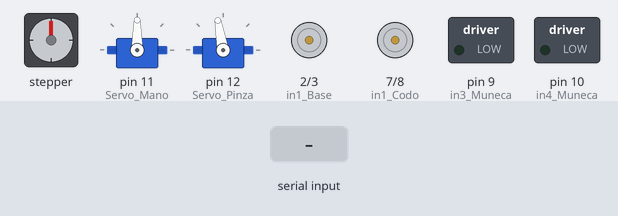
A sketch run on a simulated Arduino Uno, built with avr-gcc and run on an emulated ATmega328P. On the bench: stepper motor, 2 × servo, motor-driver pin pairs drawn as motors (green arrow = first pin HIGH = forward, orange = second pin HIGH = backward, longer = more drive), switched loads named in the sketch (green lamp = pin HIGH). Wiring (inferred from the names in the program): stepper motor driver (200 steps per turn assumed): step pin 4; direction pin 5; enable pin 6. The test bench sets the inputs (shaded band). Pins used as bus, display or sensor lines are not drawn.

Above: at 1.2 s.
1.3 s: "a" received over Serial
At 2.2 s:
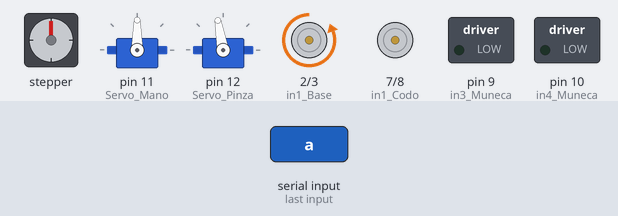
2.8 s: byte 107 ('k') received over Serial
At 3.3 s:
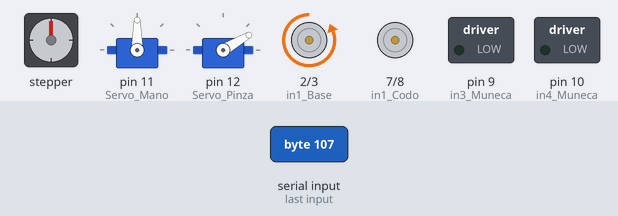
4.3 s: byte 115 ('s') received over Serial
At 5.5 s:
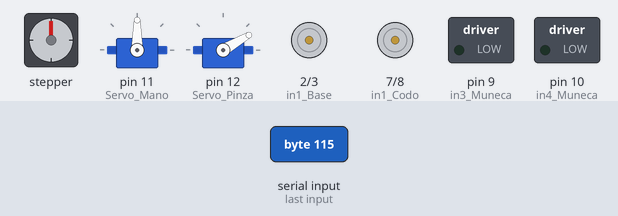
5.8 s: "b" received over Serial
At 6.8 s:
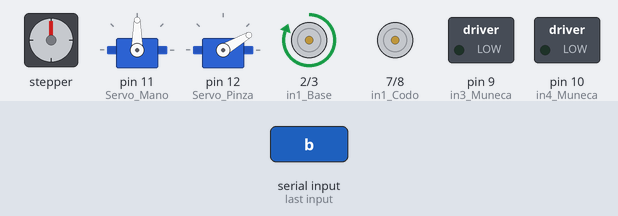
7.3 s: byte 108 ('l') received over Serial
At 8.0 s:
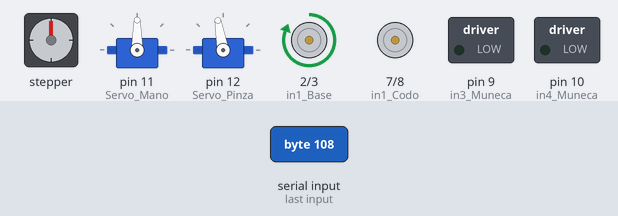
8.8 s: "e" received over Serial
At 9.1 s:
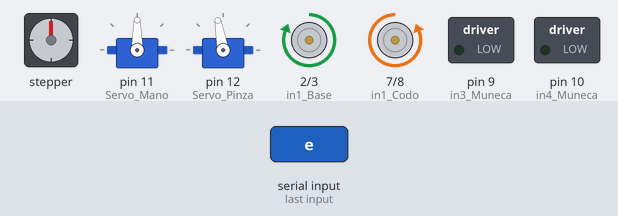
Timing chart, 0 to 11.3 s (numbered marks = the images above; inputs shaded):
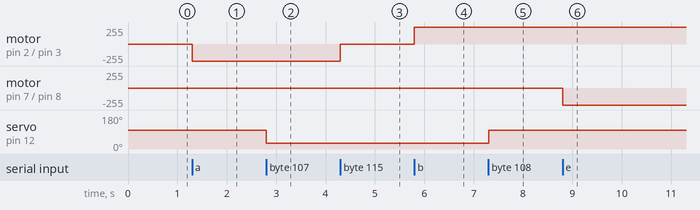

The sketch:

Control_Movil_Brazo_Robot.ino
```cpp
//Luis Fernando Arellano Zaragoza 27/05/22
//UdeG Space
#include <Servo.h>
//Base
int in1_Base = 2;    //Pin que controla el sentido
int in2_Base = 3;    //Pin que controla el sentido
//Hombro
int PUL=4;           //Pin para la señal de pulso
int DIR=5;           //define Direction pin
int EN=6;            //define Enable Pin
//Codo
int in1_Codo = 7;    //Pin que controla el sentido
int in2_Codo = 8;    //Pin que controla el sentido
//Muñeca
int in3_Muneca = 9;  //Pin que controla el sentido
int in4_Muneca = 10;  //Pin que controla el sentido
//Mano
Servo Servo_Mano;     //Servomotor Mano
//Pinza
Servo Servo_Pinza;     //Servomotor Pinza
int estado = 'l';

void setup() {
Serial.begin(9600);
//Motor Base
pinMode(in1_Base, OUTPUT);
pinMode(in2_Base, OUTPUT);
//Motor Hombro
pinMode (PUL, OUTPUT);
pinMode (DIR, OUTPUT);
pinMode (EN, OUTPUT);
digitalWrite(EN,HIGH);
//Motor Codo
pinMode(in1_Codo, OUTPUT);
pinMode(in2_Codo, OUTPUT);
//Muñeca
pinMode(in3_Muneca, OUTPUT);
pinMode(in4_Muneca, OUTPUT);
//Mano
Servo_Mano.attach(11);
//Pinza
Servo_Pinza.attach(12);
}

void loop() {
  if(Serial.available()>0){      //Lee el bluetooth y almacena en estado
    estado = Serial.read();
  }
  //Motor Base
  if(estado=='a'){               //Boton Izquierda
  digitalWrite(in1_Base, LOW);
  digitalWrite(in2_Base, HIGH);
  }
  if(estado=='b'){               //Boton Derecha
  digitalWrite(in1_Base, HIGH);
  digitalWrite(in2_Base, LOW);
  }
  //Motor Hombro
  if(estado=='c'){               //Boton Arriba
  digitalWrite(DIR,HIGH);
  for (int i=0; i<80; i++)
  {
    digitalWrite(PUL,HIGH);
    delayMicroseconds(600);
    digitalWrite(PUL,LOW);
    delayMicroseconds(600);
  }
  }
  if(estado=='d'){               //Boton Abajo
  digitalWrite(DIR,LOW);
  for (int i=0; i<80; i++)
  {
    digitalWrite(PUL,HIGH);
    delayMicroseconds(600);
    digitalWrite(PUL,LOW);
    delayMicroseconds(600);
  }
  }
  //Motor codo
  if(estado=='e'){               //Boton Arriba
  digitalWrite(in1_Codo, LOW);
  digitalWrite(in2_Codo, HIGH);
  }
  if(estado=='f'){               //Boton Abajo
  digitalWrite(in1_Codo, HIGH);
  digitalWrite(in2_Codo, LOW);
  }
  //Motor Muñeca
  if(estado=='g'){               //Boton Arriba
  digitalWrite(in3_Muneca, LOW);
  digitalWrite(in4_Muneca, HIGH);
  }
  if(estado=='h'){               //Boton Abajo
  digitalWrite(in3_Muneca, HIGH);
  digitalWrite(in4_Muneca, LOW);
  }
  //Motor Mano
  if(estado=='i'){               //Boton Izquierda
  Servo_Mano.write(45);
  }
  if(estado=='j'){               //Boton Derecha
  Servo_Mano.write(135);
  }
  //Motor Pinza
  if(estado=='k'){               //Boton Abrir
  Servo_Pinza.write(30);
  }
  if(estado=='l'){               //Boton Cerrar
  Servo_Pinza.write(100);
  }
  //ALTO
  if(estado=='s'){          // Stop
  digitalWrite(in1_Base, LOW);
  digitalWrite(in2_Base, LOW);
  digitalWrite(in1_Codo, LOW);
  digitalWrite(in2_Codo, LOW);
  digitalWrite(in3_Muneca, LOW);
  digitalWrite(in4_Muneca, LOW);
  }

}
```

Measured:
- after the input at 1.3 s, motor on pin 2 (in1_Base) / pin 3 (in2_Base): stopped → backward 255/255 at once
- after the input at 2.8 s, servo on pin 12 (Servo_Pinza): 100° → 30° at once
- after the input at 4.3 s, motor on pin 2 (in1_Base) / pin 3 (in2_Base): backward 255/255 → stopped at once
- after the input at 5.8 s, motor on pin 2 (in1_Base) / pin 3 (in2_Base): stopped → forward 255/255 at once
- after the input at 7.3 s, servo on pin 12 (Servo_Pinza): 30° → 100° at once
- after the input at 8.8 s, motor on pin 7 (in1_Codo) / pin 8 (in2_Codo): stopped → backward 255/255 at once
